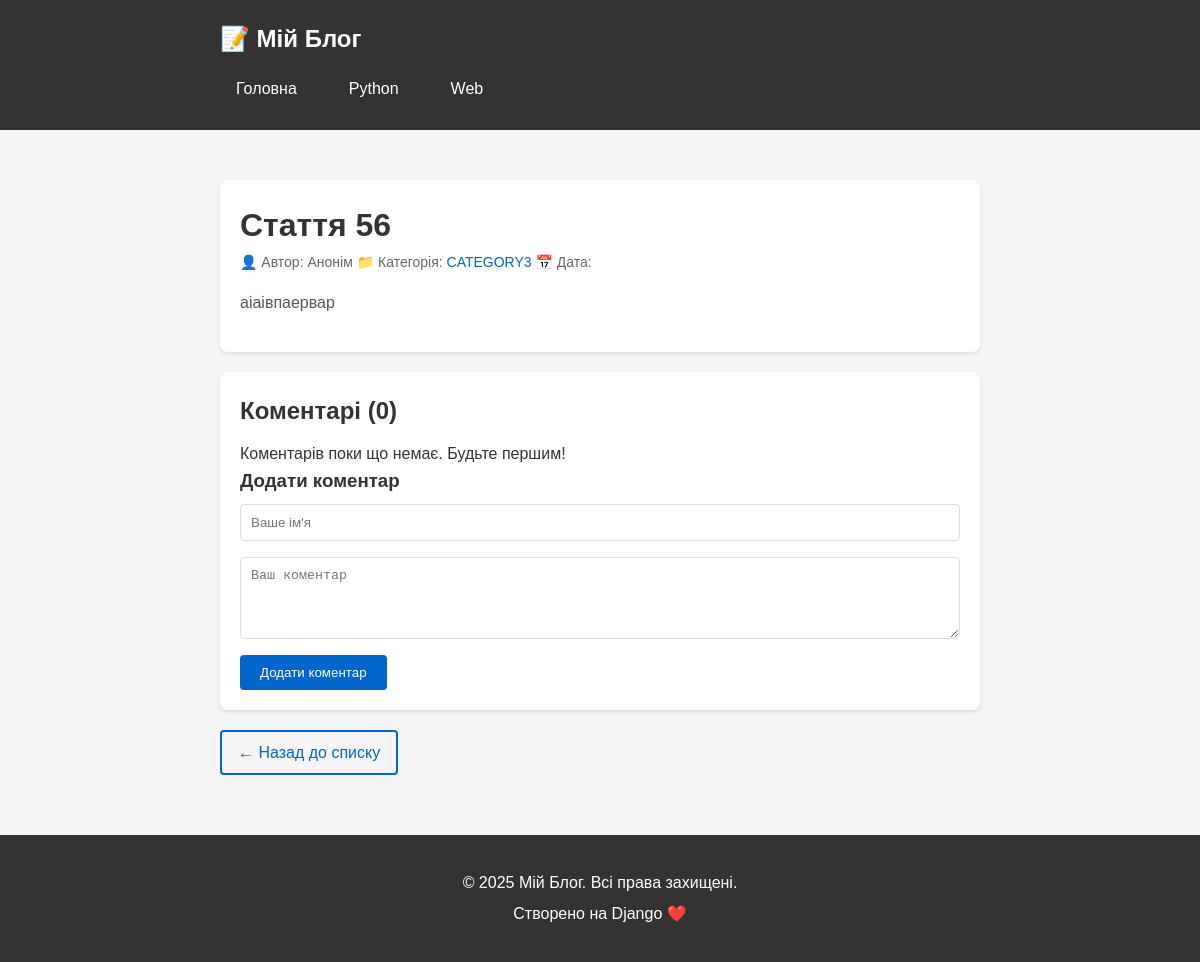
/blog/post/6/, run on the app's committed database.
### blog/models.py (models this page shows, shortened)
class Article(models.Model):
    title = models.CharField(max_length=200)
    content = models.TextField()
    created_at = models.DateTimeField(auto_now_add=True)
    category = models.CharField(max_length=100, default='general')
    author = models.CharField(max_length=100, default= 'Анонім')
    is_published = models.BooleanField(default=False)

### blog/views.py (the view)
# urls.py: path('post/<int:post_id>/', views.post_detail, name='post_detail'),
def post_detail(request, post_id):
    post = get_object_or_404(Article, id=post_id)
    if post is None:
        return render(request, 'blog/404.html', status=404)
    post_comments = [c for c in COMMENTS if c['id'] == post_id]
    return render(request, 'blog/post_detail.html', {
        'post': post,
        'comments': post_comments,
    })

### blog/templates/blog/post_detail.html (shortened to what this page needs)
{% load static %}
<!DOCTYPE html>
<html lang="uk">
<head>
    <link rel="stylesheet" href="{% static 'blog/css/style.css' %}">
</head>
<body>
    <header class="header">
        <div class="container">
            <h1 class="logo">📝 Мій Блог</h1>
            <nav class="nav">
                <a href="{% url 'blog:index' %}">Головна</a>
                <a href="{% url 'blog:category' 'python' %}">Python</a>
                <a href="{% url 'blog:category' 'web' %}">Web</a>
            </nav>
        </div>
    </header>
    <main class="main">
        <div class="container">
            <div class="post-card">
                <h1>{{ post.title }}</h1>
                <div class="post-meta">
                    <span>👤 Автор: {{ post.author|title }}</span>
                    <span>📁 Категорія: <a href="{% url 'blog:category' post.category %}">{{ post.category|upper }}</a></span>
                    <span>📅 Дата: {{ post.date }}</span>
                </div>
                <div class="post-content">
                    <p>{{ post.content }}</p>
                </div>
            </div>
            <div class="post-card">
                <h2>Коментарі ({{ comments|length }})</h2>
                {% for comment in comments %}
                    <div class="comment">
                        <strong>{{ comment.author }}</strong> написав:
                        <p>{{ comment.text }}</p>
                    </div>
                {% empty %}
                    <p>Коментарів поки що немає. Будьте першим!</p>
                {% endfor %}
                <h3>Додати коментар</h3>
                <form method="POST" action="{% url 'blog:post_detail' post.id %}">
                    <input type="text" name="author" placeholder="Ваше ім'я" required>
                    <textarea name="text" rows="4" placeholder="Ваш коментар" required></textarea>
                    <button type="submit">Додати коментар</button>
                </form>
            </div>
            <a href="{% url 'blog:index' %}" class="read-more">← Назад до списку</a>
        </div>
    </main>
    <footer class="footer">
        <div class="container">
            <p>© 2025 Мій Блог. Всі права захищені.</p>
            <p>Створено на Django ❤️</p>
        </div>
    </footer>
</body>
</html>

### blog/static/blog/css/style.css (style rules this page uses)
* { margin: 0; padding: 0; box-sizing: border-box; }
body { font-family: Arial, sans-serif; background: #f5f5f5; line-height: 1.6; color: #333; }
.container { max-width: 800px; margin: 0 auto; padding: 0 20px; }
.header { background: #333; color: white; padding: 20px 0; margin-bottom: 30px; }
.logo { margin-bottom: 10px; font-size: 24px; }
.nav { display: flex; gap: 20px; }
.nav a { color: white; text-decoration: none; padding: 8px 16px; border-radius: 4px; }
.main { min-height: 400px; padding: 20px 0; }
.post-card { background: white; padding: 20px; margin-bottom: 20px; border-radius: 8px; box-shadow: 0 2px 4px rgba(0,0,0,0.1); }
.post-card h2 { margin-bottom: 10px; color: #333; }
.post-meta { color: #666; font-size: 14px; margin-bottom: 15px; }
.post-meta a { color: #0066cc; text-decoration: none; }
.post-content { color: #555; line-height: 1.8; margin-bottom: 15px; }
.read-more { color: #0066cc; text-decoration: none; font-weight: 500; padding: 8px 16px; border: 2px solid #0066cc; border-radius: 4px; display: inline-block; }
.footer { background: #333; color: white; padding: 30px 0; margin-top: 40px; text-align: center; }
.footer p { margin: 5px 0; }
input, textarea { width: 100%; padding: 10px; margin: 8px 0; border: 1px solid #ddd; border-radius: 4px; }
button { background: #0066cc; color: white; padding: 10px 20px; border: none; border-radius: 4px; cursor: pointer; }

### data on the page
Article: title "Стаття 56", author "Анонім", category "CATEGORY3", content "аіаівпаервар"

### other printed values
{{ comments|length }} "0"
